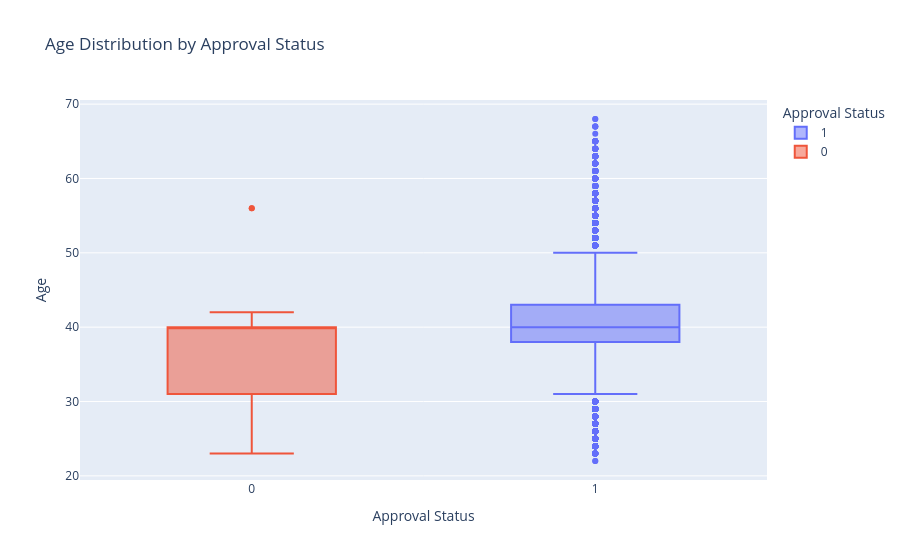

This figure's notebook cell:
### Code cell
# BIVARIATE ANALYSIS: Age vs Approval
fig = px.box(
    df,
    x="status",
    y="applicant_age",
    color="status",
    title="Age Distribution by Approval Status",
    labels={
        "status": "Approval Status",
        "applicant_age": "Age"
    }
)

# fig.update_layout(
#     template="plotly_white",
#     title_x=0.5
# )

fig.show()

### Figure 1 — Plotly figure (JSON) as saved in the notebook; plotly's stock layout.template omitted (floating-point values rounded to 4 significant figures; data arrays with more than 128 entries replaced by an {"elided": "..."} marker saying what was removed)
{"data": [{"alignmentgroup": "True", "hovertemplate": "Approval Status=%{x}<br>Age=%{y}<extra></extra>", "legendgroup": "1", "marker": {"color": "#636efa"}, "name": "1", "notched": false, "offsetgroup": "1", "orientation": "v", "showlegend": true, "type": "box", "x": {"elided": "10415 int values"}, "x0": " ", "xaxis": "x", "y": {"elided": "10415 int values"}, "y0": " ", "yaxis": "y"}, {"alignmentgroup": "True", "hovertemplate": "Approval Status=%{x}<br>Age=%{y}<extra></extra>", "legendgroup": "0", "marker": {"color": "#EF553B"}, "name": "0", "notched": false, "offsetgroup": "0", "orientation": "v", "showlegend": true, "type": "box", "x": [0, 0, 0, 0, 0, 0, 0, 0, 0, 0, 0, 0, 0, 0, 0, 0, 0, 0, 0, 0, 0, 0, 0, 0, 0, 0, 0, 0, 0, 0, 0, 0, 0, 0, 0, 0, 0, 0, 0], "x0": " ", "xaxis": "x", "y": [40, 42, 23, 42, 42, 29, 30, 39, 40, 40, 40, 40, 28, 40, 40, 29, 40, 56, 40, 38, 40, 40, 34, 38, 40, 40, 41, 40, 56, 41, 29, 40, 40, 28, 27, 29, 40, 30, 38], "y0": " ", "yaxis": "y"}], "layout": {"boxmode": "overlay", "legend": {"title": {"text": "Approval Status"}, "tracegroupgap": 0}, "title": {"text": "Age Distribution by Approval Status"}, "xaxis": {"anchor": "y", "categoryarray": [1, 0], "categoryorder": "array", "domain": [0, 1], "title": {"text": "Approval Status"}}, "yaxis": {"anchor": "x", "domain": [0, 1], "title": {"text": "Age"}}}}
